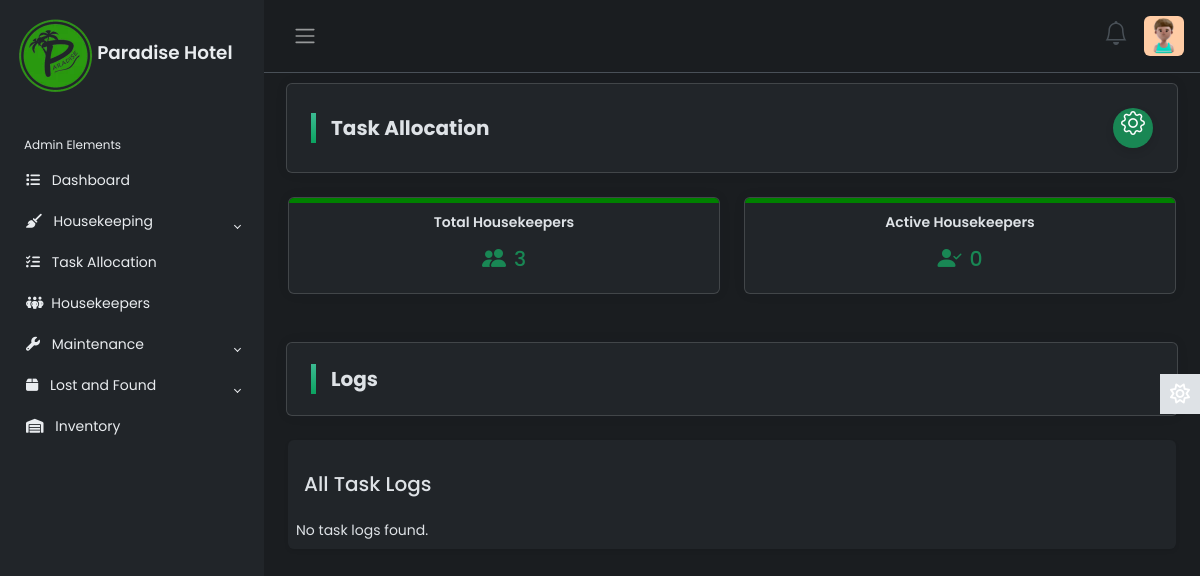
The page /task_allocation.php (signed in) on the database as committed earlier.
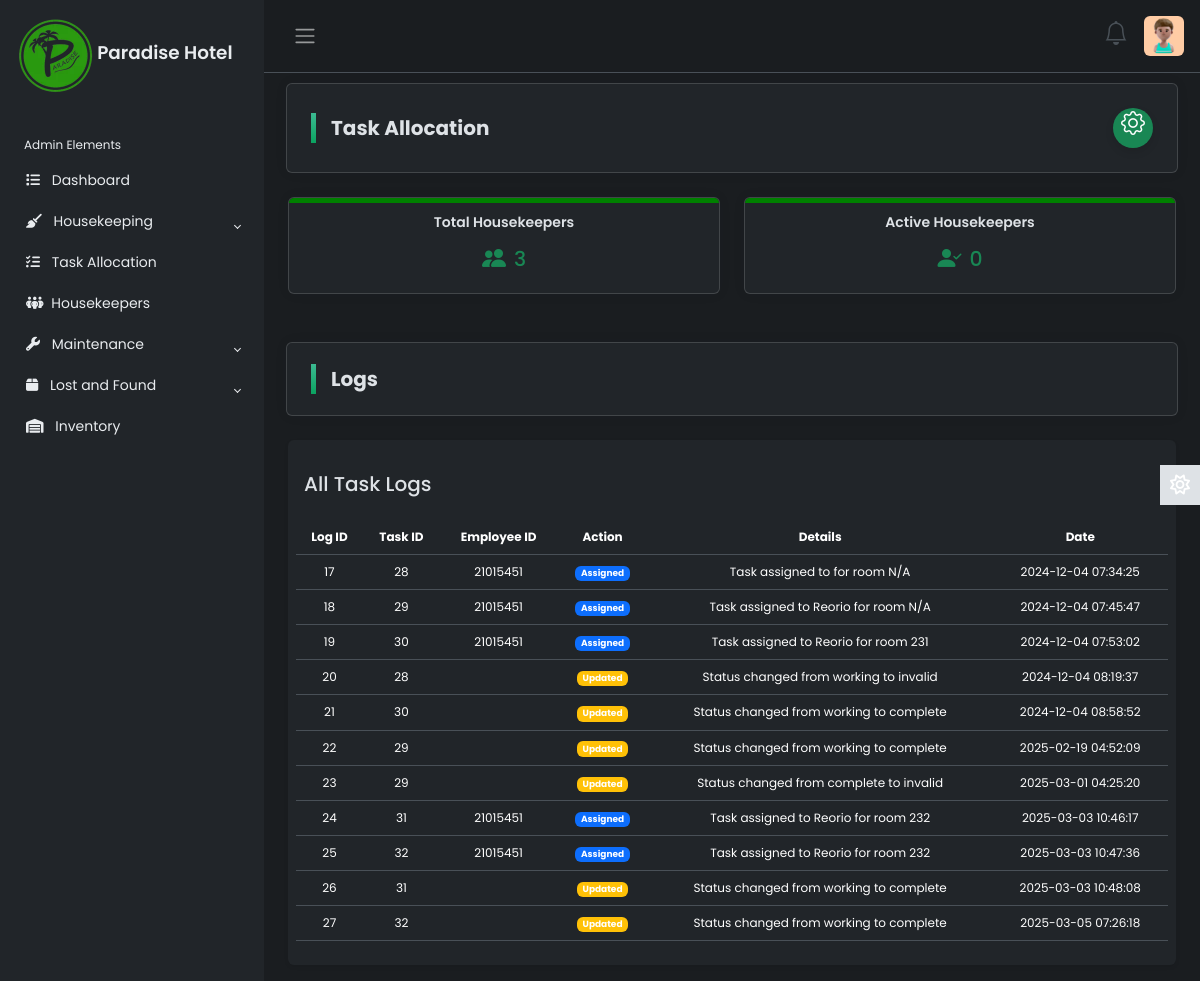
The same page on the database as committed later.
### tables this page shows
CREATE TABLE `task_logs` (
  `log_id` int(11) NOT NULL,
  `task_id` int(11) NOT NULL,
  `emp_id` int(11) DEFAULT NULL,
  `action` varchar(50) NOT NULL,
  `changed_by` varchar(100) DEFAULT NULL,
  `change_details` text DEFAULT NULL,
  `log_time` timestamp NOT NULL DEFAULT current_timestamp()
);

### task_allocation.php (the view, shortened to what this page needs)
<?php
require_once 'database.php';
$totalQuery = "
    SELECT COUNT(*) AS total_employees
    FROM employee e
    JOIN login_accounts la ON e.emp_id = la.emp_id
    WHERE la.user_type = 'employee'
";
$totalResult = $conn->query($totalQuery);
$totalEmployees = $totalResult->fetch_assoc()['total_employees'];
$activeQuery = "
    SELECT COUNT(*) AS active_employees
    FROM employee e
    JOIN login_accounts la ON e.emp_id = la.emp_id
    WHERE e.status = 'active' AND la.user_type = 'employee'
";
$activeResult = $conn->query($activeQuery);
$activeEmployees = $activeResult->fetch_assoc()['active_employees'];
?>
<!DOCTYPE html>
<html lang="en">
<head>
    <link rel="stylesheet" href="https://cdnjs.cloudflare.com/ajax/libs/font-awesome/6.7.1/css/all.min.css" />
    <link rel="stylesheet" href="https://cdn.jsdelivr.net/npm/bootstrap@5.2.3/dist/css/bootstrap.min.css">
    <link href='https://unpkg.com/boxicons@2.0.9/css/boxicons.min.css' rel='stylesheet'>
    <link rel="stylesheet" href="https://cdn.jsdelivr.net/npm/bootstrap-icons@1.3.0/font/bootstrap-icons.css">
    <link rel="stylesheet" href="css/housekeepertasks.css">
</head>
<body>
    <?php include('index.php'); ?>
    <div class="container mt-2">
    <div class="p-4 mb-4 task-allocation-heading card">
        <div class="d-flex justify-content-between align-items-center">
            <h3>Task Allocation</h3>
            <button class="btn btn-success btn-sm d-flex align-items-center justify-content-center"
                    style="width: 40px; height: 40px; border-radius: 50%; border: none; box-shadow: 0 4px 8px rgba(0, 0, 0, 0.1);"
                    data-bs-toggle="modal" data-bs-target="#settingsModal">
                <i class="bi bi-gear fs-4 text-white mb-2"></i>
            </button>
        </div>
    </div>
    <div class="row mt-4 m-0 mb-4">
    <div class="col-md-6">
        <div class="card-with-line p-3 text-center card">
            <h5 class="card-title">Total Housekeepers</h5>
            <div class="d-flex justify-content-center align-items-center">
                <i class="bi bi-people-fill text-success fs-4 me-2"></i>
                <h4 class="text-success mb-0"><?php echo $totalEmployees; ?></h4>
            </div>
        </div>
    </div>
    <div class="col-md-6">
        <div class="card-with-line p-3 text-center card">
            <h5 class="card-title">Active Housekeepers</h5>
            <div class="d-flex justify-content-center align-items-center">
                <i class="bi bi-person-check-fill text-success fs-4 me-2"></i>
                <h4 class="text-success mb-0"><?php echo $activeEmployees; ?></h4>
            </div>
        </div>
    </div>
</div>
    <div class="p-4 task-allocation-heading card">
        <h3>Logs </h3>
    </div>
    <div class="container">
    <?php
echo "<div class='card border-0 shadow-sm mb-3'>
        <div class='card-body p-2'>
        <h5 class='card-title mb-4 mt-4 m-2'>All Task Logs</h5>";
$logsQuery = "SELECT log_id, task_id, emp_id, action, change_details, log_time FROM task_logs";
$logsResult = $conn->query($logsQuery);
if ($logsResult->num_rows > 0) {
    echo "<div class='table-responsive'>
            <table class='table table-hover'>
            <thead class='sticky-top'>
                <tr class='bg-dark text-light'>
                    <th scope='col'>Log ID</th>
                    <th scope='col'>Task ID</th>
                    <th scope='col'>Employee ID</th>
                    <th scope='col'>Action</th>
                    <th scope='col'>Details</th>
                    <th scope='col'>Date</th>
                </tr>
            </thead>
            <tbody>";
    while ($logRow = $logsResult->fetch_assoc()) {
        $badgeColor = '';
        switch (strtolower($logRow['action'])) {
            case 'assigned':
                $badgeColor = 'primary';
                break;
            case 'updated':
                $badgeColor = 'warning';
                break;
        }
        echo "<tr>
                <td>" . htmlspecialchars($logRow['log_id']) . "</td>
                <td>" . htmlspecialchars($logRow['task_id']) . "</td>
                <td>" . htmlspecialchars($logRow['emp_id']) . "</td>
                <td><span class='badge bg-$badgeColor'>" . ucfirst($logRow['action']) . "</span></td>
                <td>" . htmlspecialchars($logRow['change_details']) . "</td>
                <td>" . htmlspecialchars($logRow['log_time']) . "</td>
            </tr>";
    }
    echo "</tbody></table></div>";
} else {
    echo "<p class='mb-0'>No task logs found.</p>";
}
echo "</div></div>";
?>
    </div>
</div>
</body>
</html>

Rows that differ between the two databases and show on the page:
added task_logs: log_id "17", task "28", emp "21015451", action "Assigned", change_details "Task assigned to for room N/A", log_time "2024-12-04 07:34:25"
added task_logs: log_id "18", task "29", emp "21015451", action "Assigned", change_details "Task assigned to Reorio for room N/A", log_time "2024-12-04 07:45:47"
added task_logs: log_id "19", task "30", emp "21015451", action "Assigned", change_details "Task assigned to Reorio for room 231", log_time "2024-12-04 07:53:02"
added task_logs: log_id "20", task "28", action "Updated", change_details "Status changed from working to invalid", log_time "2024-12-04 08:19:37"
added task_logs: log_id "21", task "30", action "Updated", change_details "Status changed from working to complete", log_time "2024-12-04 08:58:52"
added task_logs: log_id "22", task "29", action "Updated", change_details "Status changed from working to complete", log_time "2025-02-19 04:52:09"
added task_logs: log_id "23", task "29", action "Updated", change_details "Status changed from complete to invalid", log_time "2025-03-01 04:25:20"
added task_logs: log_id "24", task "31", emp "21015451", action "Assigned", change_details "Task assigned to Reorio for room 232", log_time "2025-03-03 10:46:17"
added task_logs: log_id "25", task "32", emp "21015451", action "Assigned", change_details "Task assigned to Reorio for room 232", log_time "2025-03-03 10:47:36"
added task_logs: log_id "26", task "31", action "Updated", change_details "Status changed from working to complete", log_time "2025-03-03 10:48:08"
added task_logs: log_id "27", task "32", action "Updated", change_details "Status changed from working to complete", log_time "2025-03-05 07:26:18"
Other text that changed with them:
text no longer shown: "No task logs found."
text now shown: "Log ID Task ID Employee ID Action Details Date"
